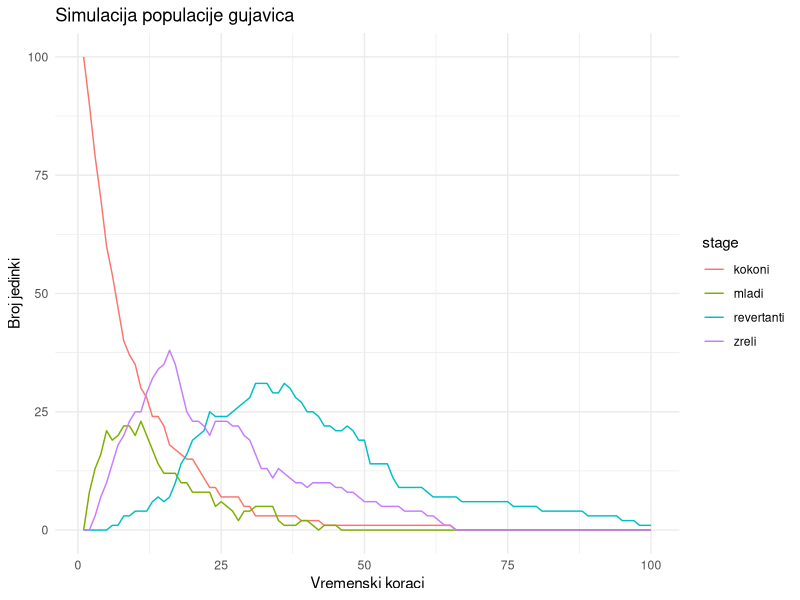

Reproduce this figure in R.
# Početne postavke
set.seed(123)
time_steps <- 100  # Broj vremenskih koraka
population <- data.frame(
  stage = c("kokoni", "mladi", "zreli", "revertanti"),
  count = c(100, 0, 0, 0)  # Početne populacije
)

# Parametri
transition_rates <- list(
  kokoni_to_mladi = 0.1,
  mladi_to_zreli = 0.2,
  zreli_to_revertanti = 0.05,
  mortalitet = c(kokoni = 0.01, mladi = 0.02, zreli = 0.03, revertanti = 0.04)
)

# Simulacija
results <- list()
results[[1]] <- population

for (t in 2:time_steps) {
  prev_population <- results[[t - 1]]
  next_population <- prev_population
  
  # Prijelaz iz kokona u mlade
  transitioning_kokoni <- rbinom(1, prev_population$count[1], transition_rates$kokoni_to_mladi)
  next_population$count[1] <- next_population$count[1] - transitioning_kokoni
  next_population$count[2] <- next_population$count[2] + transitioning_kokoni
  
  # Prijelaz iz mladih u zrele
  transitioning_mladi <- rbinom(1, prev_population$count[2], transition_rates$mladi_to_zreli)
  next_population$count[2] <- next_population$count[2] - transitioning_mladi
  next_population$count[3] <- next_population$count[3] + transitioning_mladi
  
  # Prijelaz iz zrelih u revertante
  transitioning_zreli <- rbinom(1, prev_population$count[3], transition_rates$zreli_to_revertanti)
  next_population$count[3] <- next_population$count[3] - transitioning_zreli
  next_population$count[4] <- next_population$count[4] + transitioning_zreli
  
  # Mortalitet
  next_population$count <- next_population$count - 
    rbinom(4, prev_population$count, transition_rates$mortalitet)
  
  # Spremljena populacija za trenutni korak
  next_population$count[next_population$count < 0] <- 0  # Izbjegavanje negativnih vrijednosti
  results[[t]] <- next_population
}

# Vizualizacija rezultata
library(ggplot2)
df <- do.call(rbind, lapply(1:time_steps, function(i) {
  cbind(step = i, results[[i]])
}))
ggplot(df, aes(x = step, y = count, color = stage)) +
  geom_line() +
  labs(title = "Simulacija populacije gujavica", x = "Vremenski koraci", y = "Broj jedinki") +
  theme_minimal()

